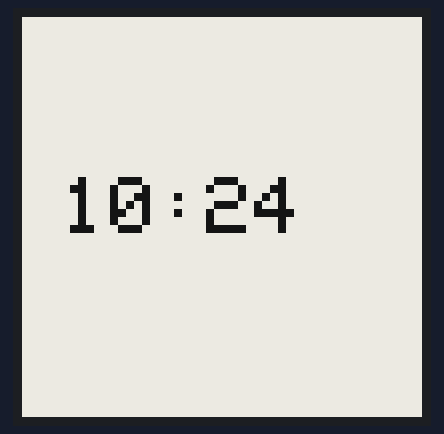
A sketch run on a simulated Arduino Uno, built for the host (arithmetic inside an expression is 32-bit, double 64-bit). On the bench: 200×200 one-colour display. The local clock reads 2024-03-15 10:24:30 at power-on unless the sketch sets it; what the sketch prints to the serial monitor is not drawn.

Above: at 2.3 s.
At 38.9 s:
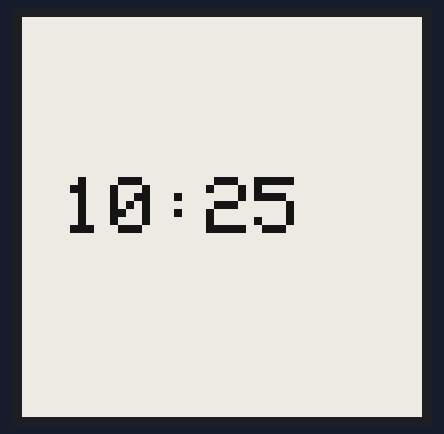
At 99.9 s:
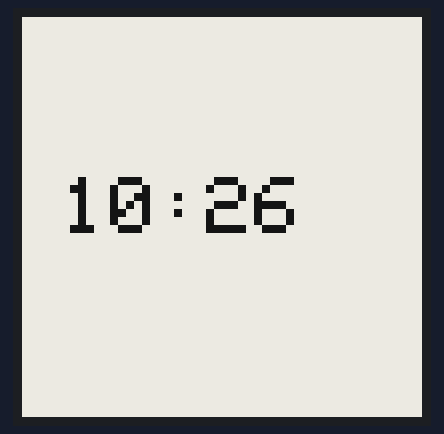

The sketch:

07_EinkVerification.ino
```cpp
#include <GxEPD2_BW.h>
#include <Adafruit_GFX.h>
#include <Wire.h>
#include "RTClib.h"

// --- DRIVER SELECTION ---
// Try the GDEH0154D67 driver first (standard for many WeAct 1.54" modules)
GxEPD2_BW<GxEPD2_154_D67, 32> display(GxEPD2_154_D67(/*CS=*/ 10, /*DC=*/ 9, /*RST=*/ 8, /*BUSY=*/ 7));

// IF THE ABOVE FAILS, comment it out and uncomment the line below:
// GxEPD2_BW<GxEPD2_154_GDEW0154M09, 32> display(GxEPD2_154_GDEW0154M09(/*CS=*/ 10, /*DC=*/ 9, /*RST=*/ 8, /*BUSY=*/ 7));

RTC_PCF8563 rtc;

void setup() {
  Serial.begin(57600);
  while (!Serial); // Wait for Serial Monitor to open
  Serial.println("--- E-Ink Watch Debug Start ---");

  Wire.begin();
  if (!rtc.begin()) {
    Serial.println("Couldn't find RTC");
  }

  Serial.println("Initializing Display...");
  // The (57600) here is for debug output, (true) enables partial refresh
  display.init(57600, true);

  display.setRotation(3);
  display.setTextColor(GxEPD_BLACK);
  Serial.println("Display Setup Complete.");
}

void loop() {
  DateTime now = rtc.now();

  // Debug print to Serial so we know the chip is alive
  Serial.print("Current Time: ");
  Serial.print(now.hour());
  Serial.print(":");
  Serial.println(now.minute());

  Serial.println("Starting E-Ink Refresh...");

  display.setFullWindow();
  display.firstPage();
  do {
    display.fillScreen(GxEPD_WHITE);
    display.setCursor(20, 80);
    display.setTextSize(4);

    if(now.hour() < 10) display.print('0');
    display.print(now.hour());
    display.print(':');
    if(now.minute() < 10) display.print('0');
    display.print(now.minute());

  } while (display.nextPage());

  Serial.println("Refresh Finished. Waiting 10 seconds...");
  delay(10000); // 10s for testing, change to 60000 (1 min) for the final watch
}
```

Measured:
- what the display in image 1 shows lasts 61.0 s, from 38.9 s to 99.9 s
